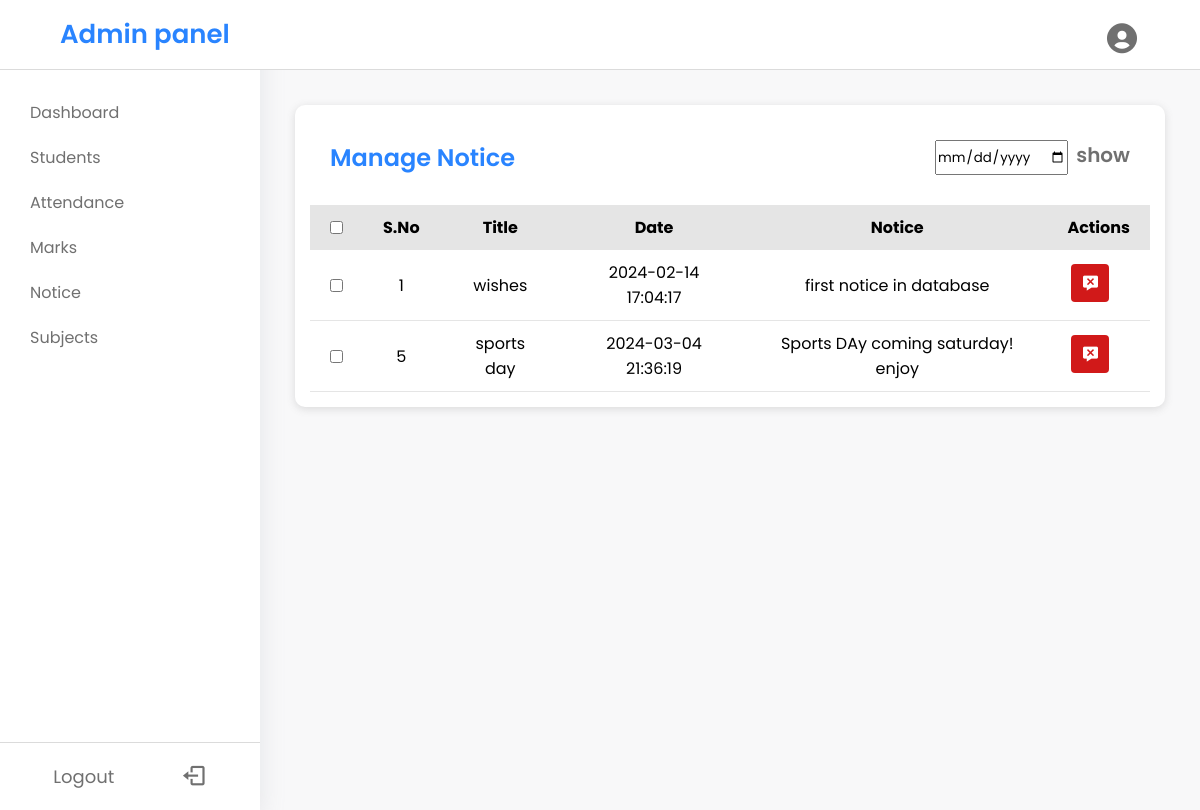
The page /manage-notice.php (signed in) on the database as committed earlier.
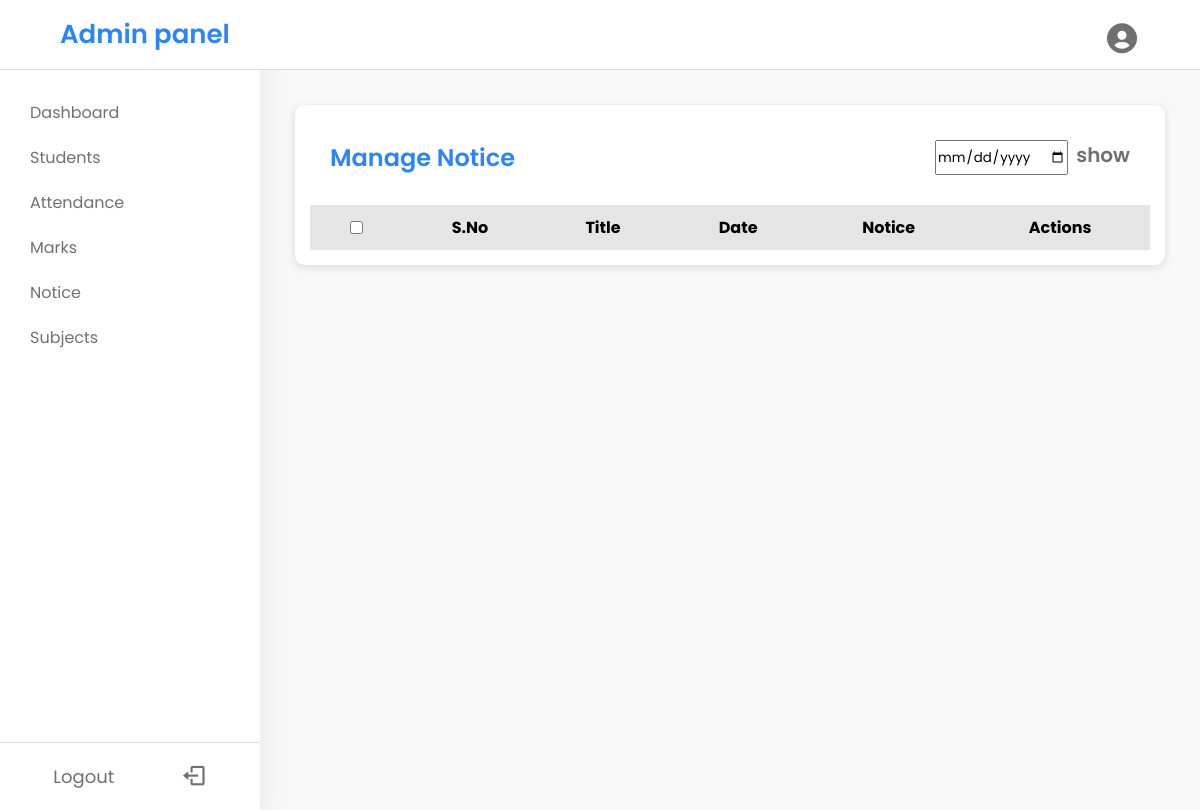
The same page on the database as committed later.
### tables this page shows
CREATE TABLE `notice_details` (
  `notice_id` int(11) NOT NULL,
  `notice_date` datetime NOT NULL DEFAULT current_timestamp(),
  `notice_title` varchar(255) NOT NULL,
  `notice_descripttion` varchar(255) NOT NULL
);

### manage-notice.php (the view, shortened to what this page needs)
<?php
include("./Assets/links.php"); ?>
<!DOCTYPE html>
<html lang="en">
<head>
</head>
<body>
    <nav>
        <?php include("./Assets/nav.php") ?>
    </nav>
    <div class="body-content">
        <div class="sidemenubar">
            <?php include("./Assets/sidemenu.php") ?>
        </div>
        <div class="main-content">
            <div class="manage-notice">
                <div class="notice-table-head">
                    <div class="notice-title">
                        <p>Manage Notice</p>
                    </div>
                    <div class="notice-search">
                        <input type="date" />
                        <p>show</p>
                    </div>
                </div>
                <form action="./manage-notice.php" method="post" onSubmit="return confirm('Are you sure to delete?')">
                    <table class="mnotice" style="overflow-x: scroll">
                        <thead>
                            <tr>
                                <th><input type="checkbox" name="" id="" /></th>
                                <th>S.No</th>
                                <th>Title</th>
                                <th>Date</th>
                                <th>Notice</th>
                                <th>Actions</th>
                            </tr>
                        </thead>
                        <tbody>
                            <?php
                            include('./config/connect.php');
                            $sql = "SELECT `notice_id`, `notice_date`, `notice_title`, `notice_descripttion` FROM `notice_details` ";
                            $result = $conn->query($sql);
                            $numrows = mysqli_num_rows($result);
                            if ($numrows > 0) {
                                while ($row = mysqli_fetch_assoc($result)) {
                                    echo "<tr>";
                                    echo "<td><input type='checkbox' name='' id=''></td>";
                                    echo "<td>" . $row['notice_id'] . "</td>";
                                    echo "<td>" . $row['notice_title'] . "</td>";
                                    echo "<td>" . $row['notice_date'] . "</td>";
                                    echo "<td>" . $row['notice_descripttion'] . "</td>";
                                    echo "<td class='action_btn'><button  type='submit' name='delrecord' value='" . $row['notice_id'] . "' class='del' ><i class='bx bxs-message-x'></i></button></td>";
                                    echo "</tr>";
                                }
                            }
                            ?>
                        </tbody>
                    </table>
                </form>
            </div>
        </div>
    </div>
</body>
</html>

Rows that differ between the two databases and show on the page:
removed notice_details: notice_id "1", notice_title "wishes", notice_date "2024-02-14 17:04:17", notice_descripttion "first notice in database"
removed notice_details: notice_id "5", notice_title "sports day", notice_date "2024-03-04 21:36:19", notice_descripttion "Sports DAy coming saturday! enjoy"
